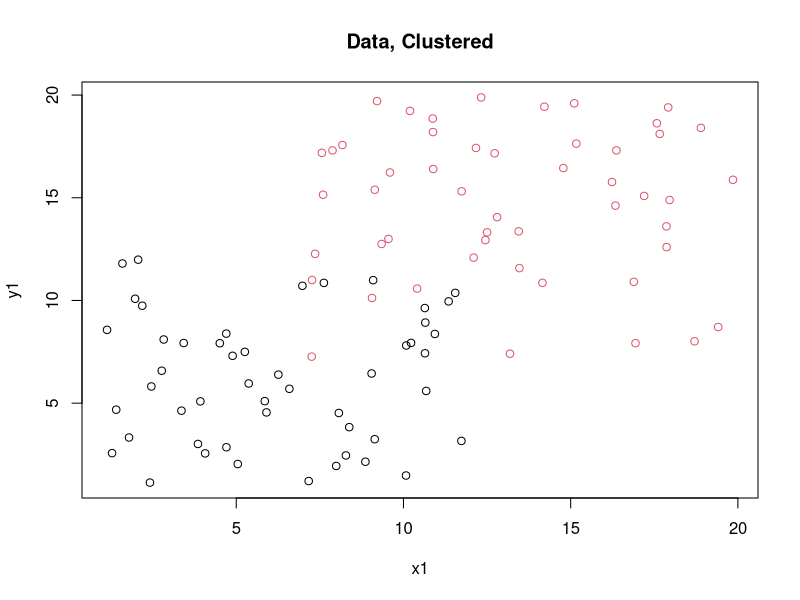

Reproduce this figure in R.
## -----------------------------------------------------------------------------
## MakeSomeData.R
##
## This just creates some data.
##
## -----------------------------------------------------------------------------


filename <- "test1.csv"
N <- 100

x1 <- runif(50, 1,12)
y1 <- runif(50, 1,12)

x2 <- runif(50, 7,20)
y2 <- runif(50, 7,20)

xrange <- range(c(x1, x2))
yrange <- range(c(y1, y2))

plot(x=x1, y=y1, main="Data, Clustered", col=1, ylim=yrange, xlim=xrange)
points(x=x2, y=y2, col=2)

X <- c(x1, x2)
Y <- c(y1, y2)

write.csv(cbind(X,Y), filename, row.names=FALSE)
